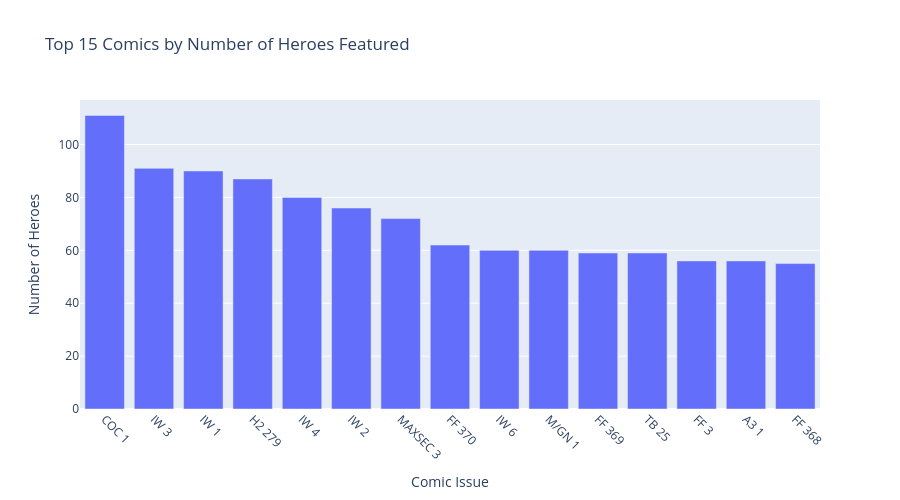

Notebook code cell kept with this figure:
### Markdown cell above
#### Part 4.4 The Comics Side of the Network
Next, before collapsing everything down to hero-to-hero connections, it's worth asking which comic issues served as the biggest gathering points and which heroes showed up across the most issues. This is the editorial production side of the network we are exploring.

### Code cell
# look at the network from the comics side: which issues brought the most heroes together?
    # this is the editorial production angle: a comic with many heroes was a deliberate crossover or team event, not just a solo issue
comic_degree = {n: d for n, d in B.degree() if n in set(comics)}

# grab the top 15 comics by number of heroes featured
top_comics = pd.DataFrame(
    sorted(comic_degree.items(), key=lambda x: -x[1])[:15],
    columns=["comic", "hero_count"]
)

# the dataset uses internal comic abbreviations — we decode the known ones here
comic_labels = {
    "COC 1"    : "COC 1 (Contest of Champions)",
    "IW 1"     : "IW 1 (Infinity War)",
    "IW 2"     : "IW 2 (Infinity War)",
    "IW 3"     : "IW 3 (Infinity War)",
    "IW 4"     : "IW 4 (Infinity War)",
    "IW 6"     : "IW 6 (Infinity War)",
    "H2 279"   : "H2 279 (Hulk)",
    "FF 368"   : "FF 368 (Fantastic Four)",
    "FF 369"   : "FF 369 (Fantastic Four)",
    "FF 370"   : "FF 370 (Fantastic Four)",
    "FF 3"     : "FF 3 (Fantastic Four)",
    "TB 25"    : "TB 25 (Thunderbolts)",
    "A3 1"     : "A3 1 (Avengers)",
    "MAXSEC 3" : "MAXSEC 3 (Maximum Security)",
    "M/GN 1"   : "M/GN 1 (Marvel graphic novel)",
}

top_comics["comic_label"] = top_comics["comic"].map(comic_labels).fillna(top_comics["comic"])

fig = px.bar(
    top_comics,
    x="comic",           # keep the short code on the x-axis
    y="hero_count",
    title="Top 15 Comics by Number of Heroes Featured",
    labels={"comic": "Comic Issue", "hero_count": "Number of Heroes"},
    hover_data={"comic_label": True, "comic": False, "hero_count": True},
    height=500
)
fig.update_layout(xaxis_tickangle=45)
fig.show()

### Figure 1 — Plotly figure (JSON) as saved in the notebook; plotly's stock layout.template omitted (floating-point values rounded to 4 significant figures)
{"data": [{"customdata": [["COC 1 (Contest of Champions)"], ["IW 3 (Infinity War)"], ["IW 1 (Infinity War)"], ["H2 279 (Hulk)"], ["IW 4 (Infinity War)"], ["IW 2 (Infinity War)"], ["MAXSEC 3 (Maximum Security)"], ["FF 370 (Fantastic Four)"], ["IW 6 (Infinity War)"], ["M/GN 1 (Marvel graphic novel)"], ["FF 369 (Fantastic Four)"], ["TB 25 (Thunderbolts)"], ["FF 3 (Fantastic Four)"], ["A3 1 (Avengers)"], ["FF 368 (Fantastic Four)"]], "hovertemplate": "Number of Heroes=%{y}<br>comic_label=%{customdata[0]}<extra></extra>", "legendgroup": "", "marker": {"color": "#636efa", "pattern": {"shape": ""}}, "name": "", "orientation": "v", "showlegend": false, "textposition": "auto", "type": "bar", "x": ["COC 1", "IW 3", "IW 1", "H2 279", "IW 4", "IW 2", "MAXSEC 3", "FF 370", "IW 6", "M/GN 1", "FF 369", "TB 25", "FF 3", "A3 1", "FF 368"], "xaxis": "x", "y": [111, 91, 90, 87, 80, 76, 72, 62, 60, 60, 59, 59, 56, 56, 55], "yaxis": "y"}], "layout": {"barmode": "relative", "height": 500, "legend": {"tracegroupgap": 0}, "title": {"text": "Top 15 Comics by Number of Heroes Featured"}, "xaxis": {"anchor": "y", "domain": [0, 1], "tickangle": 45, "title": {"text": "Comic Issue"}}, "yaxis": {"anchor": "x", "domain": [0, 1], "title": {"text": "Number of Heroes"}}}}
